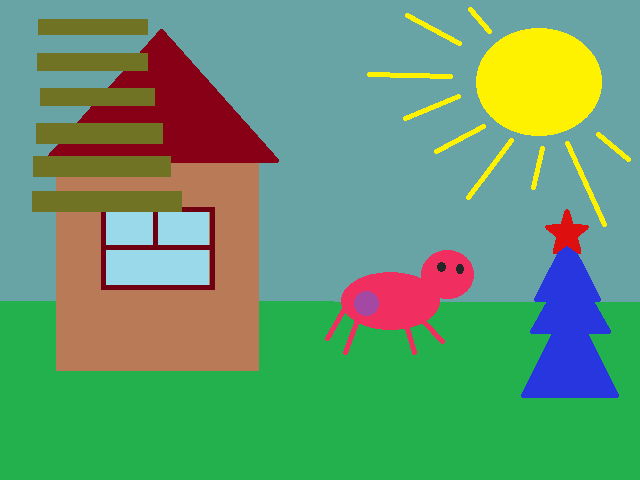
#> input picture pictures/semenova.png, 640 x 480 px, found by its file name
$ python main.py
#> lines starting #> are read from the running program, lines starting #| are printed output that depends on the picture; after the words box and inside, x2 and y2 are one past the last pixel; in counts of white or black regions, pixels touching at a corner belong together; pictures that were not available may be replaced by others from this repository, and a replacement may not be noted
import cv2
import numpy as np

video_path = "pictures/output.avi"
screenshot_path = "pictures/semenova.png"
output_dir = "matched_frames"

color_ranges = {
    "sun": ((20, 100, 100), (40, 255, 255)),       # солнце
    "star": ((0, 150, 100), (10, 255, 255))        # звезда на елке
}


reference_masks = {}
hsv_ref = cv2.cvtColor(cv2.imread(screenshot_path), cv2.COLOR_BGR2HSV)
#> hsv_ref: shape (480, 640, 3); mean H, S, V 77.6, 155.8, 175.7

# бинарные маски по каждому цветовому диапазону
for name, (lower, upper) in color_ranges.items():
    reference_masks[name] = cv2.inRange(hsv_ref, np.array(lower), np.array(upper))
#> after the loop, reference_masks = 2 items

# насколько хорошо две маски пересекаются
def iou(mask1, mask2):
    # подводим к одному размеру
    if mask1.shape != mask2.shape:
        mask1 = cv2.resize(mask1, (mask2.shape[1], mask2.shape[0]), interpolation=cv2.INTER_NEAREST)

    # пересечение и объединение
    inter = np.logical_and(mask1, mask2).sum()
    union = np.logical_or(mask1, mask2).sum()

    return inter / union if union > 0 else 0

cap = cv2.VideoCapture(video_path)
frame_count = int(cap.get(cv2.CAP_PROP_FRAME_COUNT))       # общ кол-во кадров

matched_frames = 0      # счётчик совпавших кадров
frame_idx = 0           # индекс текущего кадра

while True:
    ret, frame = cap.read()
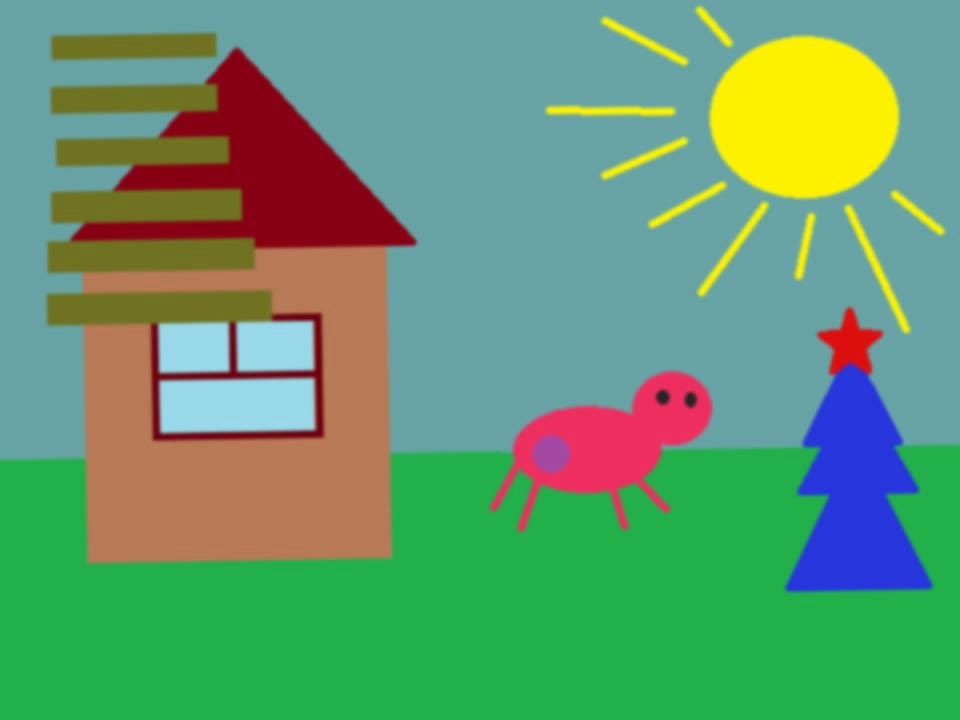
#> input picture pictures/matched_frames/frame_0052.jpg, 960 x 720 px, given in place of output.avi, which was not available
#> frame is the input picture: shape (720, 960, 3); mean B, G, R 111.3, 151.4, 101
    if not ret:
        break

    # кадр в HSV для чтобы выделить маски по цвету
    hsv = cv2.cvtColor(frame, cv2.COLOR_BGR2HSV)
#> hsv: shape (720, 960, 3); mean H, S, V 76.3, 153.1, 173.3

    frame_masks = {
        name: cv2.inRange(hsv, np.array(lower), np.array(upper))
        for name, (lower, upper) in color_ranges.items()
    }
#> frame_masks = 2 items

    # сравнение масок с тем которые мы сделали
    matches = sum(iou(reference_masks[n], frame_masks[n]) >= 0.2 for n in reference_masks)
#> in iou, `mask1 = cv2.resize(mask1, (mask2.shape[1], mask2.shape[0]), interpolat..`:
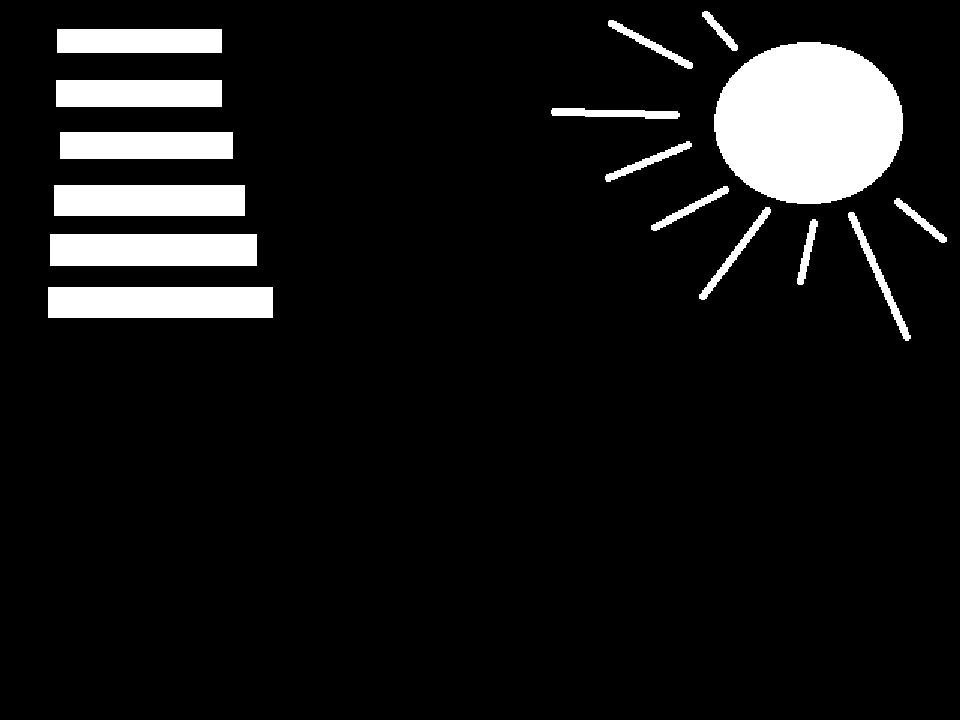
#> mask1: shape (720, 960); 9.1% white; 16 white regions, largest, box (x1, y1, x2, y2) and area: (714, 42, 903, 204) 24034, (48, 287, 273, 318) 6975, (50, 234, 257, 266) 6624
#> in iou, `inter = np.logical_and(mask1, mask2).sum()`: inter = 51523
#> in iou, `union = np.logical_or(mask1, mask2).sum()`: union = 73586
#> in iou (call 2), `mask1 = cv2.resize(mask1, (mask2.shape[1], mask2.shape[0]), interpolat..`:
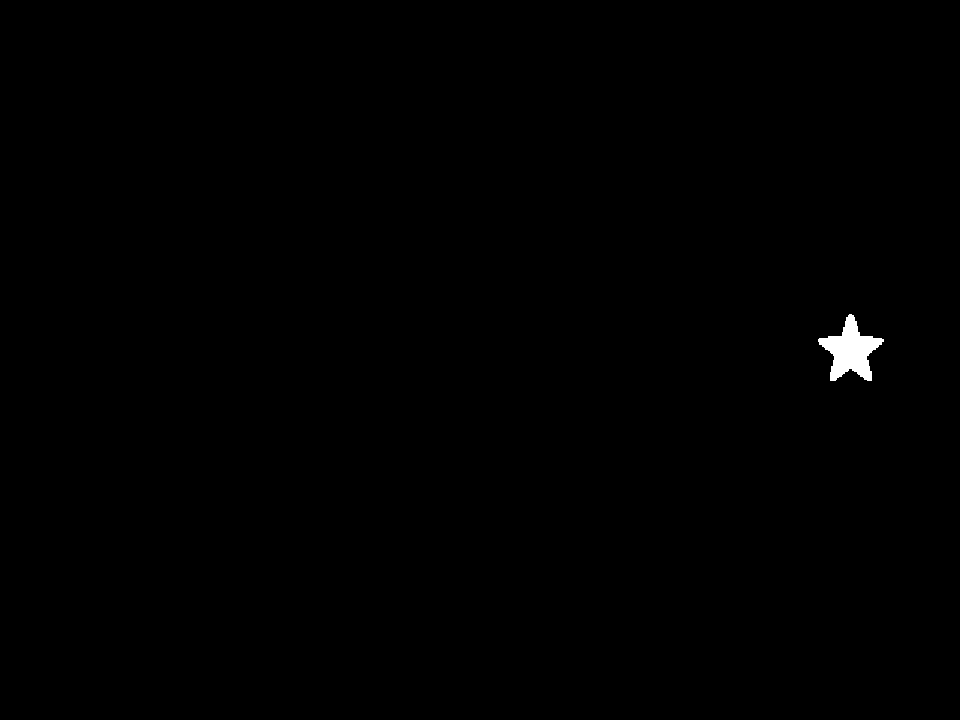
#> mask1: shape (720, 960); 0.3% white; 1 white region, box (x1, y1, x2, y2) and area: (818, 314, 884, 381) 2087
#> in iou (call 2), `inter = np.logical_and(mask1, mask2).sum()`: inter = 1268
#> in iou (call 2), `union = np.logical_or(mask1, mask2).sum()`: union = 5404
#> matches = 2

    if matches >= 2:
        matched_frames += 1
        cv2.imwrite(f"{output_dir}/frame_{frame_idx:04d}.jpg", frame)

    frame_idx += 1

cap.release()

print(f"мое изображение встретилось {matched_frames} раз") # !!!! в папке matched_frames сохранились все разы, когда встречалось мое изображение
